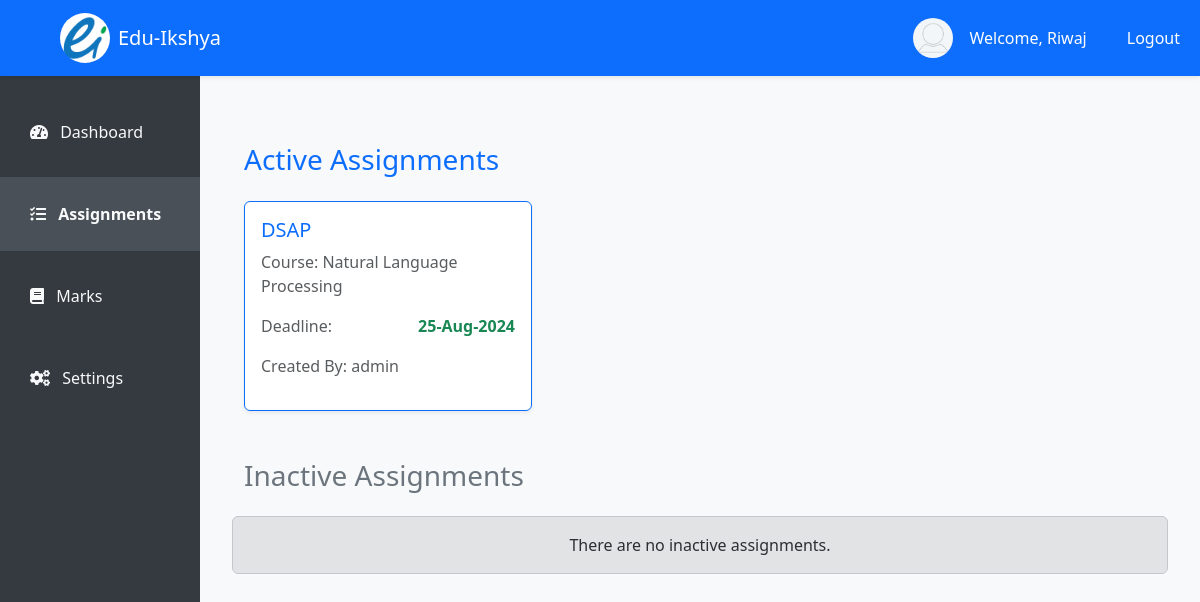
Page /student/assignments/ (signed in) on the earlier database version.
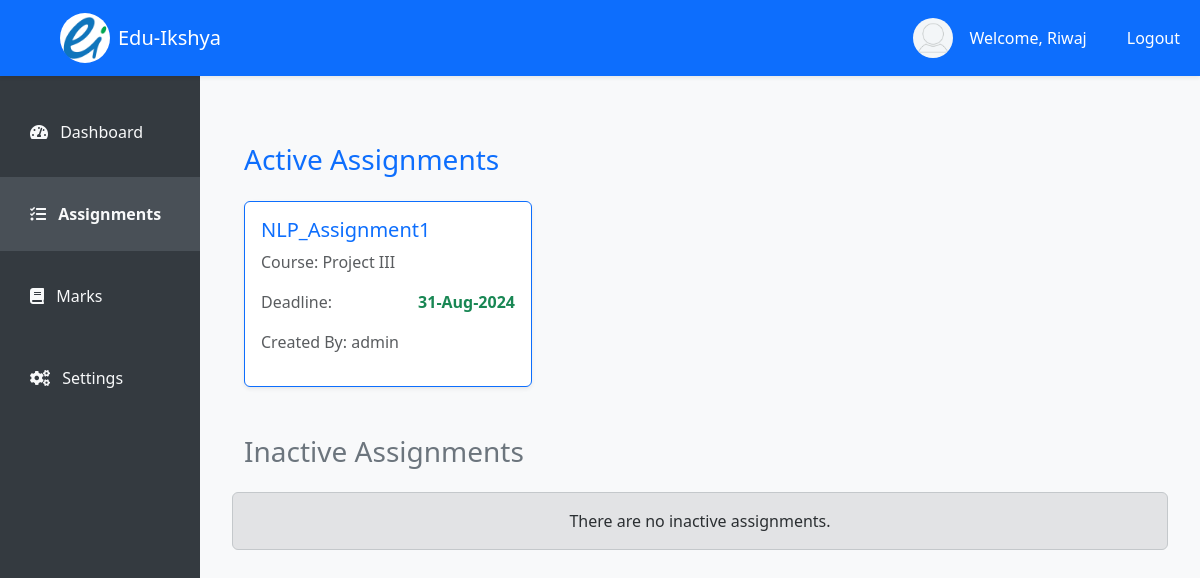
Same page on the later database version.
### student/models.py (models this page shows, shortened)
class User(AbstractUser):
    user_id = models.CharField(max_length=15, unique=True, editable=False)
    address = models.CharField(max_length=150, null=True, blank=False)
    contact_number = models.CharField(max_length=20, blank=True, null=True)
    date_of_birth = models.DateField(null=True, blank=True)
    gender = models.CharField(max_length=1, choices=[('M', 'Male'), ('F', 'Female'), ('O', 'Other')])
    is_staff = models.BooleanField(default=False)
    is_student = models.BooleanField(default=False)
    def __str__(self):
        return self.username

class Assignment(models.Model):
    ACCEPTED_FILE_TYPES = [
        ('text', 'Text File'),
        ('pdf', 'PDF File'),
    ]
    title = models.CharField(max_length=255)
    description = models.TextField(null=True, blank=True)
    deadline = models.DateTimeField()
    worth = models.IntegerField()
    research_files = models.ManyToManyField('AssignmentFile', blank=True)  # Multiple files can be linked here
    accepted_file_type = models.CharField(max_length=10, choices=ACCEPTED_FILE_TYPES)
    assigned_class = models.ForeignKey(ProgramCourse, on_delete=models.CASCADE, related_name='assignments')
    created_by = models.ForeignKey(User, null=True, on_delete=models.CASCADE)
    plagiarism_checked = models.BooleanField(default=False)  # Plagiarism flag

class ProgramCourse(models.Model):
    program = models.ForeignKey(Program, on_delete=models.CASCADE)
    course = models.ForeignKey(Course, on_delete=models.CASCADE)
    semester = models.ForeignKey(Semester, on_delete=models.CASCADE)
    teacher = models.ForeignKey(User, on_delete=models.RESTRICT)

class Course(models.Model):
    course_id = models.CharField(max_length=15, unique=True)
    course_name = models.CharField(max_length=150)
    def __str__(self):
        return self.course_name

### student/views.py (the view)
# urls.py: path('student/assignments/', views.student_assignment_view, name="student_assignments"),
@login_required
def student_assignment_view(request):
    user = request.user
    if user.is_student:
        student = Student.objects.get(user=user)
        program_course = ProgramCourse.objects.filter(program=student.program, semester=student.semester)
        assignments = Assignment.objects.filter(
            assigned_class__in=program_course,
            deadline__gte=datetime.now()
        ).order_by('deadline')
        inactive_assignments = Assignment.objects.filter(
            assigned_class__in=program_course,
            deadline__lte=datetime.now()
        ).order_by('-deadline')
        submissions = Submission.objects.filter(student=user, assignment__in=assignments)
        submission_status = {
            assignment.pk: submissions.filter(assignment=assignment).exists()
            for assignment in assignments
        }
        return render(request, 'student/assignment.html', {
            'assignments': assignments,
            'inactive_assignments': inactive_assignments,
            'submission_status': submission_status
        })
    else:
        messages.error(request, "You do not have permission to view this page.")
        return redirect('home')

### templates/student/assignment.html (shortened to what this page needs)
<!DOCTYPE html>
{% extends 'student/index.html' %}
{% load static %}
{% block assignment %}
<div class="container my-5">
    <div class="mt-5">
        <h3 class="text-primary mb-4">Active Assignments</h3>
        <div class="row g-4">
            {% if assignments %}
                {% for assignment in assignments %}
                <div class="col-md-4 col-lg-4">
                    <a class="text-decoration-none" href="{% url 'students:assignment_view' pk=assignment.pk %}">
                        <div class="card h-100 shadow-sm border-primary">
                            <div class="card-body">
                                <h5 class="card-title text-primary">{{ assignment.title }}</h5>
                                <p class="card-text text-muted">Course: {{ assignment.assigned_class.course }}</p>
                                <div class="d-flex justify-content-between mb-3">
                                    <p class="text-muted mb-0">Deadline:</p>
                                    <p class="fw-bold text-success mb-0">{{ assignment.deadline|date:"d-M-Y" }}</p>
                                </div>
                                <p class="text-muted">Created By: {{ assignment.created_by }}</p>
                            </div>
                        </div>
                    </a>
                </div>
                {% endfor %}
            {% else %}
                <div class="alert alert-warning text-center" role="alert">
                    There are no active assignments.
                </div>
            {% endif %}
        </div>
    </div>
    <div class="mt-5">
        <h3 class="text-secondary mb-4">Inactive Assignments</h3>
        <div class="row g-4">
            {% if inactive_assignments %}
                {% for assignment in inactive_assignments %}
                <a class="text-decoration-none" href="{% url 'students:assignment_view' pk=assignment.pk %}">
                    <div class="col-md-6 col-lg-4">
                        <div class="card h-100 shadow-sm border-secondary">
                            <div class="card-body">
                                <h5 class="card-title text-primary">{{ assignment.title }}</h5>
                                <p class="card-text text-muted">Course: {{ assignment.assigned_class.course }}</p>
                                <div class="d-flex justify-content-between mb-3">
                                    <p class="text-muted mb-0">Deadline:</p>
                                    <p class="fw-bold text-success mb-0">{{ assignment.deadline|date:"d-M-Y" }}</p>
                                </div>
                                <p class="text-muted">Created By: {{ assignment.created_by }}</p>
                            </div>
                        </div>
                    </div>
                </a>
                {% endfor %}
            {% else %}
                <div class="alert alert-secondary text-center" role="alert">
                    There are no inactive assignments.
                </div>
            {% endif %}
        </div>
    </div>
</div>
{% endblock %}

### templates/student/index.html (shortened to what this page needs)
<!DOCTYPE html>
{% load static %}
<html lang="en">
<head>
    <link href="https://cdn.jsdelivr.net/npm/bootstrap@5.3.0/dist/css/bootstrap.min.css" rel="stylesheet">
    <link rel="stylesheet" href="https://cdnjs.cloudflare.com/ajax/libs/font-awesome/5.15.4/css/all.min.css">
</head>
<body>
    <nav class="navbar navbar-expand-lg navbar-light bg-primary top-navbar shadow-sm">
        <div class="container-fluid">
            <a class="navbar-brand d-flex mx-5 align-items-center" href="{% url 'students:staff_dashboard' pk=user.pk %}">
                <img src="{% static 'images/logo/eduikshya-logo.png' %}" alt="Edu-Ikshya Logo" width="50" height="50"
                    class="d-inline-block rounded-circle">
                <span class="ms-2 text-white">Edu-Ikshya</span>
            </a>
            <div class="collapse navbar-collapse justify-content-end" id="navbarNav">
                {% if user.is_authenticated %}
                <ul class="navbar-nav ms-auto d-none d-lg-flex align-items-center">
                    <li class="nav-item mx-3">
                        <div class="d-flex align-items-center">
                            <div class="profile-pic">
                                <img src="{% static 'images/profile/images.png' %}">
                            </div>
                            <p class="text-white mb-0">Welcome, {{ user.first_name }}</p>
                        </div>
                    </li>
                    <li class="nav-item">
                        <a class="nav-link text-white ms-3" href="{% url 'students:logout' %}">Logout</a>
                    </li>
                </ul>
                {% endif %}
            </div>
        </div>
    </nav>
    <div class="side-navbar d-none d-lg-flex flex-column">
        <nav class="nav flex-column w-100">
            <a class="nav-link text-light mb-2 {% if request.resolver_match.url_name == 'student_dashboard' %}active{% endif %}"
                href="{% url 'students:student_dashboard' pk=user.pk %}">
                <i class="fas fa-tachometer-alt me-2"></i> Dashboard
            </a>
            <a class="nav-link text-light mb-2 {% if request.resolver_match.url_name == 'student_assignments' %}active{% endif %}"
                href="{% url 'students:student_assignments' %}">
                <i class="fas fa-tasks me-2"></i> Assignments
            </a>
            <a class="nav-link text-light mb-2" href="#">
                <i class="fas fa-book me-2"></i> Marks
            </a>
            <a class="nav-link text-light mt-auto" href="#">
                <i class="fas fa-cogs me-2"></i> Settings
            </a>
        </nav>
    </div>
    <div class="content bg-light">
        <div class="container">
            {% block assignment %}
            {% endblock %}
        </div>
    </div>
</body>
</html>

### templates/student/index.html (style rules this page uses)
body { display: flex; }
.top-navbar { position: fixed; top: 0; width: 100%; z-index: 1030; background-color: #007bff; }
.side-navbar { position: fixed; top: 75px; bottom: 0; width: 200px; padding-top: 20px; background-color: #343a40; display: flex; flex-direction: column; }
.side-navbar .nav-link { padding: 25px 30px; }
.content { margin-top: 75px; margin-left: 200px; padding: 20px; width: calc(100% - 200px); background-color: #f8f9fa; }
.profile-pic { width: 40px; height: 40px; border-radius: 50%; overflow: hidden; margin-right: 1rem; }
.profile-pic img { width: 100%; height: auto; }
.nav-link { color: white; }
.side-navbar .nav-link.active { background-color: #495057; font-weight: bold; }
.content { background-color: #f8f9fa; min-height: 100vh; }

Differences in the rows shown:
removed Assignment: title "DSAP", assigned_class.course "Natural Language Processing", deadline "25-Aug-2024", created_by "admin"
added Assignment: title "NLP_Assignment1", assigned_class.course "Project III", deadline "31-Aug-2024", created_by "admin"
